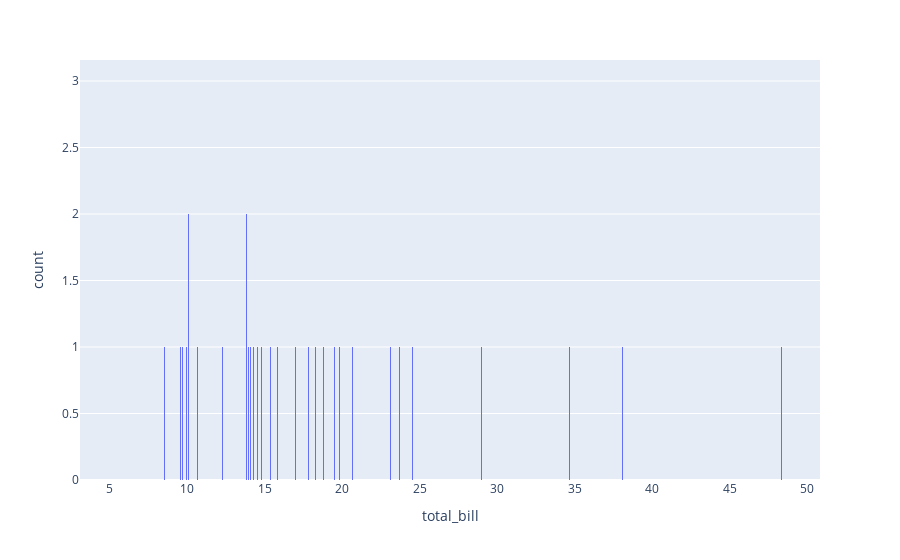

Write notebook code for a chart like this one.
### Markdown cell above
Notice that the size of each group really is our decision.  And that it can choose our message.  

For example, if we increase the number of bins -- making each grouping smaller -- then we lose the shape of the distribution.

### Code cell
import plotly.express as px
df = px.data.tips()
fig = px.histogram(df, x="total_bill", nbins = 10000)
fig.show()

### Figure 1 — Plotly figure (JSON) as saved in the notebook; plotly's stock layout.template omitted (floating-point values rounded to 4 significant figures; data arrays with more than 128 entries replaced by an {"elided": "..."} marker saying what was removed)
{"data": [{"alignmentgroup": "True", "bingroup": "x", "hovertemplate": "total_bill=%{x}<br>count=%{y}<extra></extra>", "legendgroup": "", "marker": {"color": "#636efa", "pattern": {"shape": ""}}, "name": "", "nbinsx": 10000, "offsetgroup": "", "orientation": "v", "showlegend": false, "type": "histogram", "x": {"elided": "244 float values"}, "xaxis": "x", "yaxis": "y"}], "layout": {"autosize": true, "barmode": "relative", "legend": {"tracegroupgap": 0}, "margin": {"t": 60}, "xaxis": {"anchor": "y", "autorange": true, "domain": [0, 1], "range": [3.068, 50.81], "title": {"text": "total_bill"}, "type": "linear"}, "yaxis": {"anchor": "x", "autorange": true, "domain": [0, 1], "range": [0, 3.158], "title": {"text": "count"}}}}
